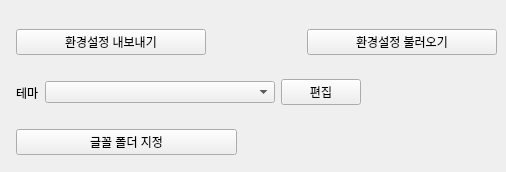
          <widget class="QWidget" name="tab_4">
           <attribute name="title">
            <string>환경설정</string>
           </attribute>
           <widget class="QWidget" name="horizontalLayoutWidget">
            <property name="geometry">
             <rect>
              <x>16</x>
              <y>72</y>
              <width>385</width>
              <height>41</height>
             </rect>
            </property>
            <layout class="QHBoxLayout" name="horizontalLayout_12" stretch="0,3,1,0">
             <item>
              <widget class="QLabel" name="label_2">
               <property name="text">
                <string>테마</string>
               </property>
              </widget>
             </item>
             <item>
              <widget class="QComboBox" name="comboBox_selectTheme"/>
             </item>
             <item>
              <widget class="QPushButton" name="theme_edit_button">
               <property name="text">
                <string>편집</string>
               </property>
              </widget>
             </item>
             <item>
              <spacer name="horizontalSpacer_23">
               <property name="orientation">
                <enum>Qt::Horizontal</enum>
               </property>
               <property name="sizeHint" stdset="0">
                <size>
                 <width>40</width>
                 <height>20</height>
                </size>
               </property>
              </spacer>
             </item>
            </layout>
           </widget>
           <widget class="QWidget" name="horizontalLayoutWidget_2">
            <property name="geometry">
             <rect>
              <x>16</x>
              <y>22</y>
              <width>481</width>
              <height>41</height>
             </rect>
            </property>
            <layout class="QHBoxLayout" name="horizontalLayout_14" stretch="2,1,2">
             <item>
              <widget class="QPushButton" name="pushButton_exportSetting">
               <property name="text">
                <string>환경설정 내보내기</string>
               </property>
              </widget>
             </item>
             <item>
              <spacer name="horizontalSpacer_21">
               <property name="orientation">
                <enum>Qt::Horizontal</enum>
               </property>
               <property name="sizeHint" stdset="0">
                <size>
                 <width>40</width>
                 <height>20</height>
                </size>
               </property>
              </spacer>
             </item>
             <item>
              <widget class="QPushButton" name="pushButton_importSetting">
               <property name="text">
                <string>환경설정 불러오기</string>
               </property>
              </widget>
             </item>
            </layout>
           </widget>
           <widget class="QWidget" name="horizontalLayoutWidget_3">
            <property name="geometry">
             <rect>
              <x>16</x>
              <y>122</y>
              <width>261</width>
              <height>41</height>
             </rect>
            </property>
            <layout class="QHBoxLayout" name="horizontalLayout_15" stretch="2,0">
             <item>
              <widget class="QPushButton" name="pushButton_setFontFolder">
               <property name="text">
                <string>글꼴 폴더 지정</string>
               </property>
              </widget>
             </item>
             <item>
              <spacer name="horizontalSpacer_22">
               <property name="orientation">
                <enum>Qt::Horizontal</enum>
               </property>
               <property name="sizeHint" stdset="0">
                <size>
                 <width>40</width>
                 <height>20</height>
                </size>
               </property>
              </spacer>
             </item>
            </layout>
           </widget>
          </widget>
